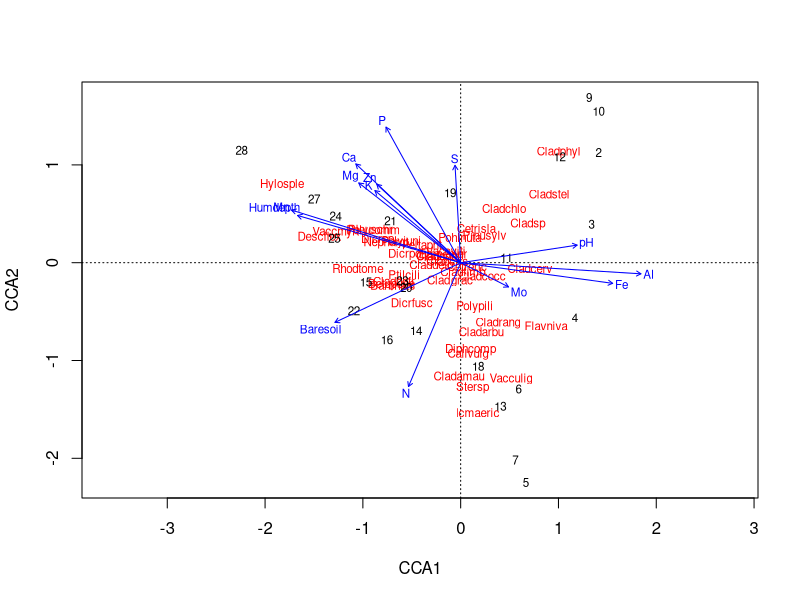
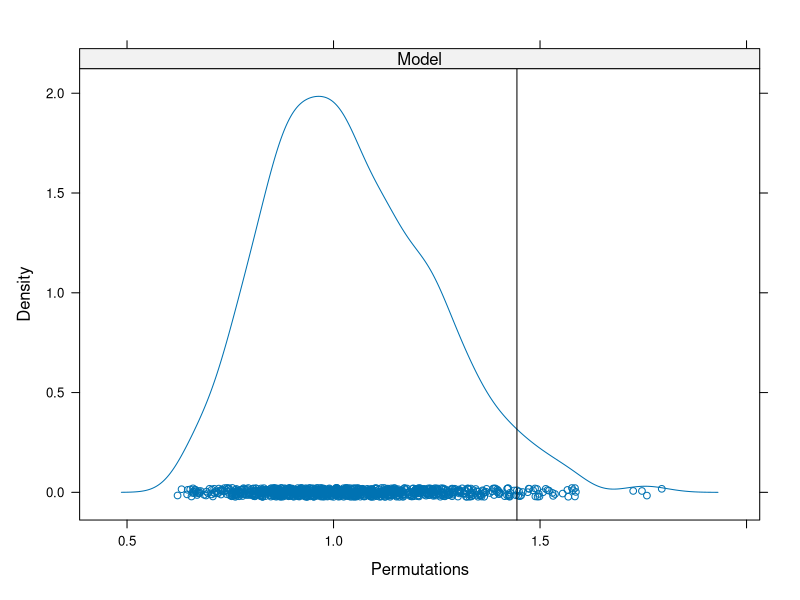
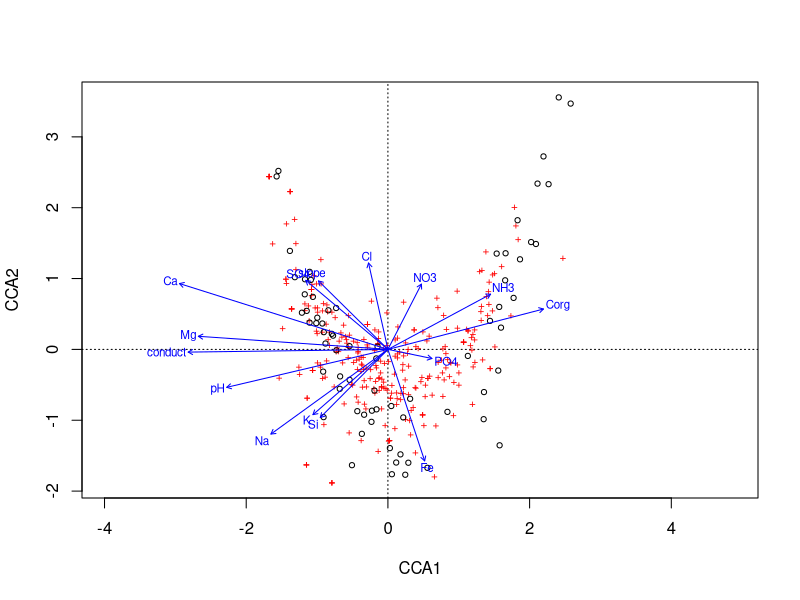
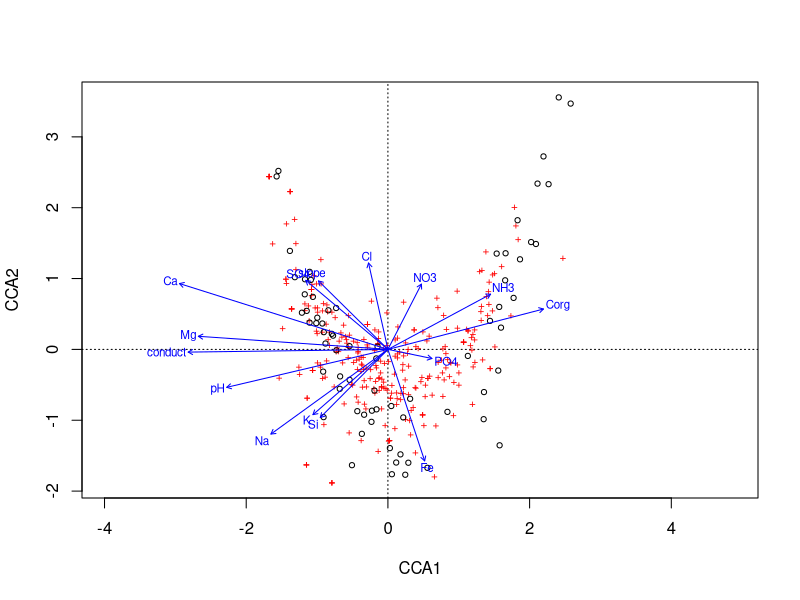
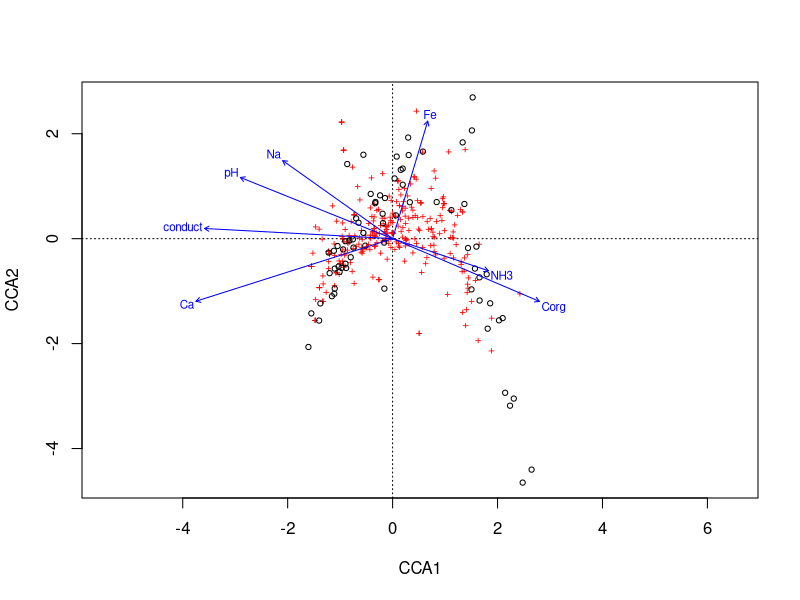
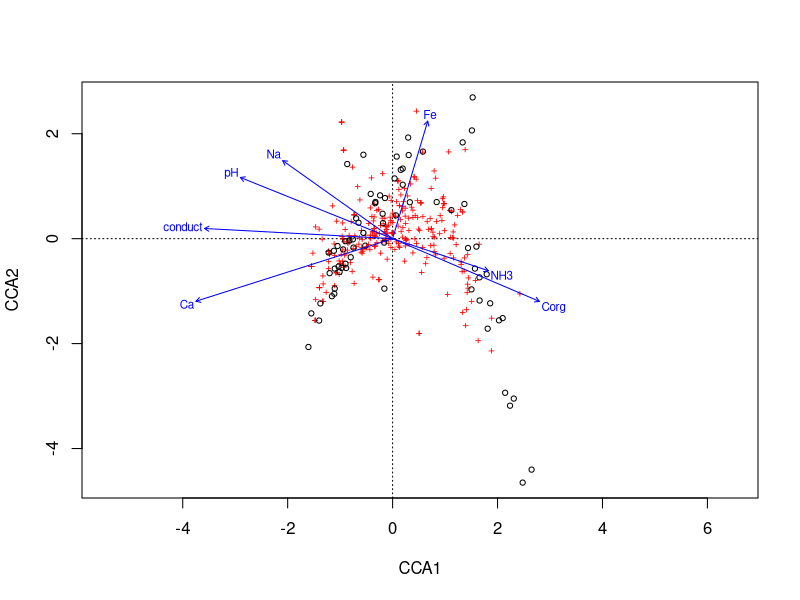
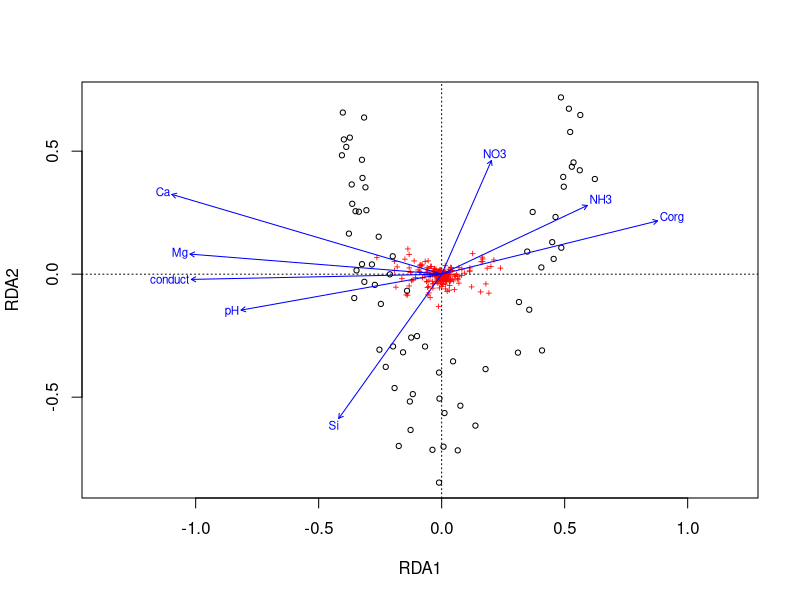
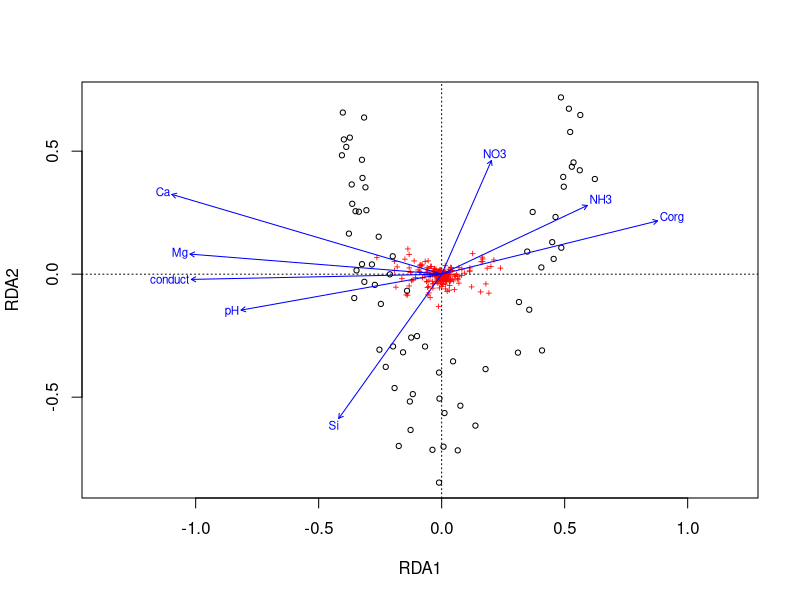

These charts were generated, in order, by the following R code:
## ----setup-options, echo = FALSE, results = "hide", message = FALSE-----------
options(htmltools.dir.version = FALSE)
knitr::opts_chunk$set(cache = TRUE, dev = 'svg', echo = TRUE, message = FALSE, warning = FALSE,
                      fig.height=6, fig.width = 1.777777*6)
library("vegan")
library("ggplot2")
data(varespec)
data(varechem)

## plot defaults
theme_set(theme_minimal(base_size = 16, base_family = 'Fira Sans'))


## ----cca-model----------------------------------------------------------------
cca1 <- cca(varespec ~ ., data = varechem)
cca1


## ----rda-model----------------------------------------------------------------
rda1 <- rda(varespec ~ ., data = varechem)
rda1


## ----eigenvals----------------------------------------------------------------
eigenvals(cca1)


## ----your-turn-fit-cca-1------------------------------------------------------
library("vegan")
data(varechem, varespec)


## ----your-turn-fit-cca-2------------------------------------------------------
mycca1 <- cca(varespec ~ N + P + K, data = varechem)
mycca1


## ----your-turn-fit-cca-3------------------------------------------------------
ev <- eigenvals(mycca1, model = "constrained")
head(ev)
length(ev)


## ----scores-------------------------------------------------------------------
str(scores(cca1, choices = 1:4, display = c("species","sites")), max = 1)
head(scores(cca1, choices = 1:2, display = "sites"))


## ----scaling-example, results = "hide"----------------------------------------
scores(cca1, choices = 1:2, display = "species", scaling = 3)


## ----your-turn-cca-4----------------------------------------------------------
scrs <- scores(mycca1, display = "sites", choices = c(2,3),
               scaling = "sites", hill = TRUE)
head(scrs)


## ----partial-ordination-1-----------------------------------------------------
pcca <- cca(X = varespec,
            Y = varechem[, "Ca", drop = FALSE],
            Z = varechem[, "pH", drop = FALSE])


## ----partial-ordination-2-----------------------------------------------------
pcca <- cca(varespec ~ Ca + Condition(pH), data = varechem) ## easier!


## ----partial-ordination-3-----------------------------------------------------
pcca <- cca(varespec ~ Ca + Condition(pH), data = varechem) ## easier!
pcca


## ----triplot-1, fig.height = 6, fig.width = 6---------------------------------
plot(cca1)


## ----cca-model-build1---------------------------------------------------------
vare.cca <- cca(varespec ~ Al + P*(K + Baresoil), data = varechem)
vare.cca


## ----vif-cca1-----------------------------------------------------------------
vif.cca(cca1)


## ----stepwise-1---------------------------------------------------------------
upr <- cca(varespec ~ ., data = varechem)
lwr <- cca(varespec ~ 1, data = varechem)
set.seed(1)
mods <- ordistep(lwr, scope = formula(upr), trace = 0)


## ----stepwise-cca-------------------------------------------------------------
mods


## ----stepwise-anova-----------------------------------------------------------
mods$anova


## ----stepwise-reverse, results = "hide"---------------------------------------
mods2 <- step(upr, scope = list(lower = formula(lwr), upper = formula(upr)), trace = 0,
              test = "perm")
mods2


## ----stepwise-reverse---------------------------------------------------------
mods2 <- step(upr, scope = list(lower = formula(lwr), upper = formula(upr)), trace = 0,
              test = "perm")
mods2


## ----rsq-cca1-----------------------------------------------------------------
RsquareAdj(cca1)


## ----stopping-rules-----------------------------------------------------------
ordiR2step(lwr, upr, trace = FALSE)


## ----permustats-1, results = "hide"-------------------------------------------
pstat <- permustats(anova(cca1))
summary(pstat)


## ----permustats-1, echo = FALSE-----------------------------------------------
pstat <- permustats(anova(cca1))
summary(pstat)


## ----permustats-2, fig.width = 6, fig.height = 6------------------------------
densityplot(pstat)


## ----cca-anova----------------------------------------------------------------
set.seed(42)
(perm <- anova(cca1))


## ----anova-args---------------------------------------------------------------
args(anova.cca)


## ----anova-by-axis------------------------------------------------------------
set.seed(1)
anova(mods, by = "axis")


## ----anova-by-term------------------------------------------------------------
set.seed(5)
anova(mods, by = "terms")


## ----anova-by-margin----------------------------------------------------------
set.seed(10)
anova(mods, by = "margin")


## ----meadows-setup------------------------------------------------------------
## load vegan
library("vegan")

## load the data
spp <- read.csv("data/meadow-spp.csv", header = TRUE, row.names = 1)
env <- read.csv("data/meadow-env.csv", header = TRUE, row.names = 1)


## ----meadows-cca-full---------------------------------------------------------
m1 <- cca(spp ~ ., data = env)
set.seed(32)
anova(m1)


## ----meadows-cca-full-triplot, fig.show = "hide"------------------------------
plot(m1)


## ----meadows-cca-full-triplot, fig.height = 6, fig.width = 6, echo = FALSE----
plot(m1)


## ----meadows-cca-stepwise-----------------------------------------------------
set.seed(67)
lwr <- cca(spp ~ 1, data = env)
( m2 <- ordistep(lwr, scope = formula(m1), trace = FALSE) )


## ----meadows-cca-reduced-triplot, fig.show = "hide"---------------------------
plot(m2)


## ----meadows-cca-reduced-triplot, fig.height = 6, fig.width = 6, echo = FALSE----
plot(m2)


## ----meadows-cca-anova--------------------------------------------------------
m2$anova


## ----meadows-rda--------------------------------------------------------------
spph <- decostand(spp, method = "hellinger")
m3 <- rda(spph ~ ., data = env)
lwr <- rda(spph ~ 1, data = env)
m4 <- ordistep(lwr, scope = formula(m3),
               trace = FALSE)


## ----meadows-rda-print--------------------------------------------------------
m4


## ----meadows-rda-reduced-triplot, fig.show = "hide"---------------------------
plot(m4)


## ----meadows-rda-reduced-triplot, fig.height = 6, fig.width = 6, echo = FALSE----
plot(m4)


## ----meadows-rda-adjrsquare---------------------------------------------------
m5 <- ordiR2step(lwr, scope = formula(m3), trace = FALSE)
m5$anova

